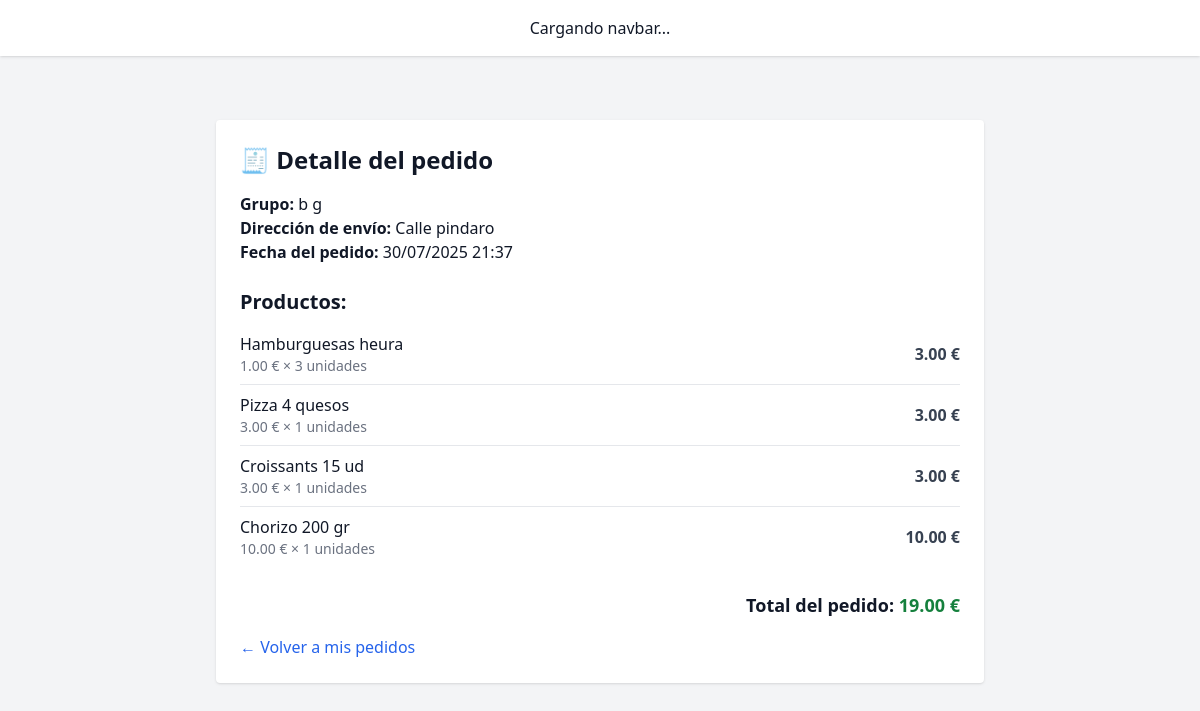
Page /order/5/ (signed in) on the committed database.
### core/models/order.py (models this page shows, shortened)
class Order(models.Model):
    group = models.ForeignKey(Group, on_delete=models.CASCADE, related_name='orders')
    created_by = models.ForeignKey(UserAccount, on_delete=models.SET_NULL, null=True, blank=True)
    created_at = models.DateTimeField(auto_now_add=True)
    total_price = models.DecimalField(max_digits=10, decimal_places=2)
    direccion = models.CharField(max_length=255)
    notes = models.TextField(blank=True)
    confirmed = models.BooleanField(default=False)

class OrderItem(models.Model):
    order = models.ForeignKey(Order, on_delete=models.CASCADE, related_name='items')
    product = models.ForeignKey(Product, on_delete=models.CASCADE)
    quantity = models.PositiveIntegerField()
    price = models.DecimalField(max_digits=8, decimal_places=2)

### core/models/group.py (models this page shows, shortened)
class Group(models.Model):
    name = models.CharField(max_length=100)
    creator = models.ForeignKey(UserAccount, on_delete=models.CASCADE, related_name='owned_groups')
    members = models.ManyToManyField(UserAccount, related_name='groups_in')
    people_count = models.IntegerField()
    duration_days = models.IntegerField()
    preferences = models.TextField(blank=True)
    restrictions = models.TextField(blank=True)
    created_at = models.DateTimeField(auto_now_add=True)
    event_type = models.ForeignKey(EventType, on_delete=models.SET_NULL, null=True, blank=True)
    high_consume = models.BooleanField(default=False)
    invite_code = models.CharField(max_length=10, unique=True, blank=True)

### core/models/product.py (models this page shows, shortened)
class Product(models.Model):
    name = models.TextField(max_length=100, help_text="Nombre del producto")
    price = models.DecimalField(max_digits=6, decimal_places=2, help_text="Precio del producto")
    stock = models.PositiveIntegerField(default=0, help_text="Cantidad disponible en el inventario")
    categories = models.ManyToManyField(Category, related_name='products')
    ratio_consumo = models.FloatField(
        help_text="Cuántas unidades de este producto consume una persona promedio en un día. Ej: 1.0 = 1 unidad por persona por día."
    )

### core/views.py (the view)
# urls.py: path('order/<int:pk>/', order_detail_view, name='order_detail'),
def order_detail_view(request, pk):
    order = get_object_or_404(Order, pk=pk)
    if request.user not in order.group.members.all() and request.user != order.group.creator:
        return HttpResponseForbidden("No tienes permiso para ver este pedido.")
    return render(request, "core/order_detail.html", {"order": order})

### core/templatetags/custom_filters.py (called while the page is built)
@register.filter
def mul(value, arg):
    try:
        return float(value) * float(arg)
    except (ValueError, TypeError):
        return ''

### core/templates/core/order_detail.html
{% extends "base.html" %}
{% load custom_filters %}
{% block content %}
<div class="max-w-3xl mx-auto bg-white p-6 rounded shadow mt-10">
  <h2 class="text-2xl font-bold mb-4">🧾 Detalle del pedido</h2>
  <p><strong>Grupo:</strong> {{ order.group.name }}</p>
  <p><strong>Dirección de envío:</strong> {{ order.direccion }}</p>
  <p><strong>Fecha del pedido:</strong> {{ order.created_at|date:"d/m/Y H:i" }}</p>
  <h3 class="text-xl font-semibold mt-6 mb-2">Productos:</h3>
  <div class="divide-y divide-gray-200">
    {% for item in order.items.all %}
      <div class="py-2 flex justify-between items-center">
        <div>
          <p class="font-medium">{{ item.product.name }}</p>
          <p class="text-sm text-gray-500">
            {{ item.product.price|floatformat:2 }} € × {{ item.quantity }} unidades
          </p>
        </div>
        <div class="text-right font-semibold text-gray-700">
          {{ item.product.price|mul:item.quantity|floatformat:2 }} €
        </div>
      </div>
    {% empty %}
      <p class="text-gray-500">Este pedido no tiene productos.</p>
    {% endfor %}
  </div>
  <div class="mt-6 text-right text-lg font-bold">
    Total del pedido: <span class="text-green-700">{{ order.total_price|floatformat:2 }} €</span>
  </div>
  <div class="mt-4">
    <a href="/orders" class="text-blue-600 hover:underline">← Volver a mis pedidos</a>
  </div>
</div>
{% endblock %}

### rows in the picture
Order: group.name "b g", direccion "Calle pindaro", created_at "30/07/2025 21:37", total_price "19.00"
OrderItem: product.name "Hamburguesas heura", product.price "1.00", quantity "3", product.price|mul "3.00"
OrderItem: product.name "Pizza 4 quesos", product.price "3.00", quantity "1", product.price|mul "3.00"
OrderItem: product.name "Croissants 15 ud", product.price "3.00", quantity "1", product.price|mul "3.00"
OrderItem: product.name "Chorizo 200 gr", product.price "10.00", quantity "1", product.price|mul "10.00"
